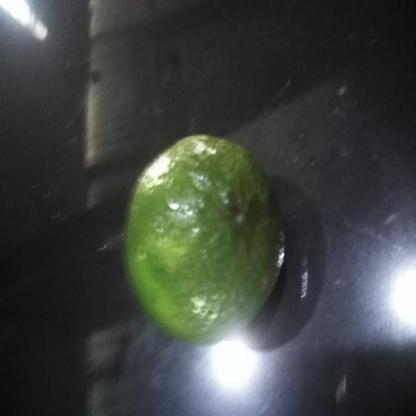
#> input picture image1.jpg, 416 x 416 px
$ python -i low_pass_filter.py   (imports and definitions only)
#> lines starting #> are read from the running program, lines starting #| are printed output that depends on the picture
import cv2

def low_pass_filter(name):
#> called with name = '../../image1.jpg'
    img = cv2.imread(name)
#> img is the input picture: shape (416, 416, 3); mean B, G, R 64, 67.5, 63.1
    img1 = cv2.bilateralFilter(img, 9, 75, 75)  # Bilateral LPF
    img2 = cv2.GaussianBlur(img1, (5, 5), 0)    # Gaussian LFP
    img3 = cv2.medianBlur(img2, 5)              # Median LFP

    img4 = cv2.resize(img3, (500, 300))         # New size
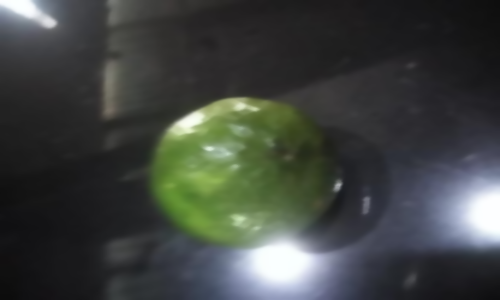
#> img4: shape (300, 500, 3); mean B, G, R 63.8, 67.3, 63
    img5 = cv2.resize(img4, (960, 777))         # Original size
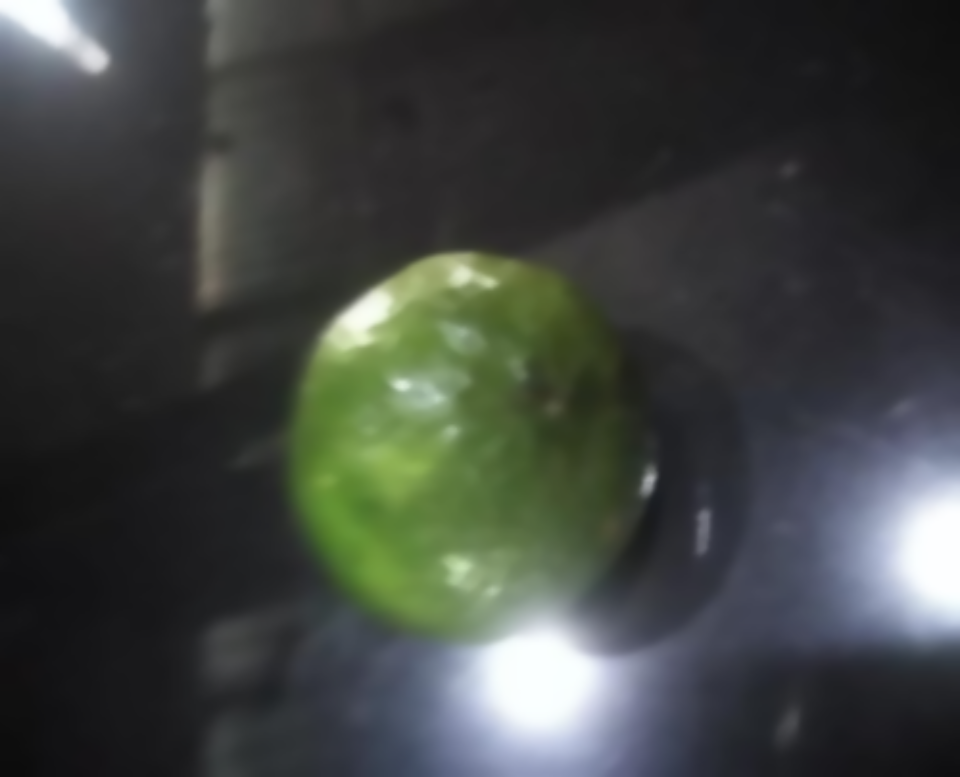
#> img5: shape (777, 960, 3); mean B, G, R 63.8, 67.2, 62.9

    cv2.imshow('original', img)
    cv2.imshow('Low-Pass-Filtered & resized', img5)  # Multi filtered & resized image
    cv2.waitKey()

>>> result = low_pass_filter('../../image1.jpg')
